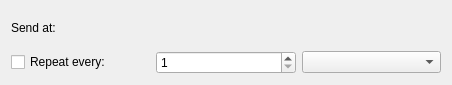
<?xml version="1.0" encoding="UTF-8"?>
<ui version="4.0">
 <class>SendLaterWidget</class>
 <widget class="QWidget" name="SendLaterWidget">
  <property name="geometry">
   <rect>
    <x>0</x>
    <y>0</y>
    <width>452</width>
    <height>85</height>
   </rect>
  </property>
  <layout class="QGridLayout" name="gridLayout">
   <item row="0" column="0">
    <widget class="QLabel" name="mLabel">
     <property name="text">
      <string>Send at:</string>
     </property>
    </widget>
   </item>
   <item row="0" column="1" colspan="2">
    <widget class="SendLater::SendLaterTimeDateWidget" name="mDateTime" native="true"/>
   </item>
   <item row="1" column="0">
    <widget class="QCheckBox" name="mRecurrence">
     <property name="text">
      <string>Repeat every:</string>
     </property>
    </widget>
   </item>
   <item row="1" column="1">
    <widget class="QSpinBox" name="mRecurrenceValue">
     <property name="minimum">
      <number>1</number>
     </property>
     <property name="maximum">
      <number>365</number>
     </property>
    </widget>
   </item>
   <item row="1" column="2">
    <widget class="QComboBox" name="mRecurrenceComboBox"/>
   </item>
  </layout>
 </widget>
 <customwidgets>
  <customwidget>
   <class>SendLater::SendLaterTimeDateWidget</class>
   <extends>QWidget</extends>
   <header>sendlatertimedatewidget.h</header>
  </customwidget>
 </customwidgets>
 <resources/>
 <connections/>
</ui>
